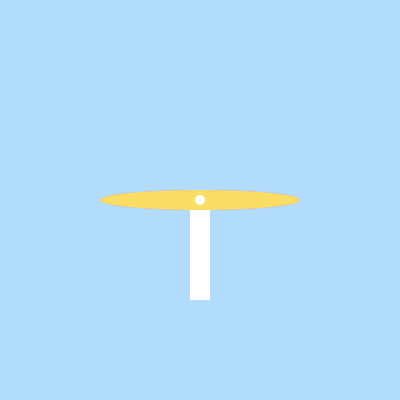
Frame 1 (no input)
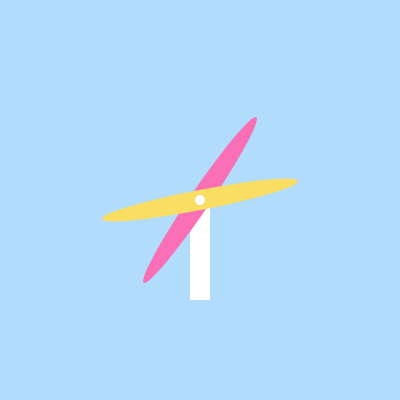
Frame 60 (no input)
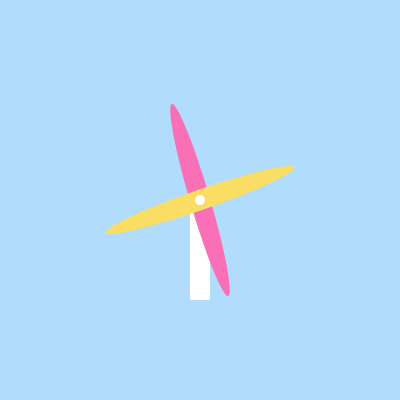
Frame 120 (the mouse pressed at the canvas centre since frame 60)

The p5.js sketch that drew these frames (run headless with seeded random() and noise() and a simulated clock; from frame 60 on, the mouse is pressed at the canvas centre):

// p5.js sketch
// ── sketch.js
// DM2008 — Activity 3b
// One Function Wonder (30 min)
//
// Write a function that draws a shape or group of shapes.
// It should take at least one parameter — try x, y, size, or color.
// Call it several times with different values to create variation.
//
// Ideas: a simple face, a flower, a house, an icon.
// Example: myShape(100, 200, 50); myShape(300, 200, 80);
//
// Stretch: call your function inside a for loop to create a repeating pattern.

let angle1 = 0;
let angle2 = 0;

function setup() {
  createCanvas(400, 400);
  rectMode(CENTER);
}

function draw() {
  background(177, 220, 252);
  noStroke();

  // a rectangle drawn normally
  fill(255);
  rect(width/2, 250, 20, 100);

  //pink blade
  push()
  // apply transformations
  translate(width/2, height/2); 
  // move origin to the canvas center
  rotate(angle1);                
  // rotate by our variable

  fill(250, 112, 183);
  ellipse(0, 0, 200, 20);          
  // drawn at the new origin, rotated

  // increment angle each frame
  angle1 += 0.09;

  //yellow blade
  pop();
  translate(width/2, height/2);
  rotate(angle2);   
  fill(250, 222, 100);
  ellipse(0, 0, 200, 20);

  angle2 += 0.05;

  push();
  fill(255);
  ellipse(0, 0, 10);

  pop();
   
}
